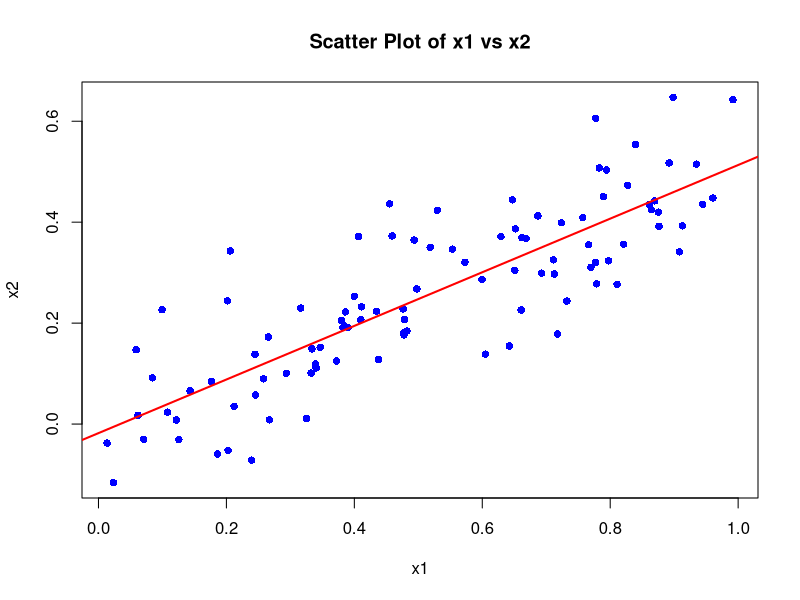

Recreate this plot in R.
# (a)
# 设置随机种子保证可重复性
set.seed(1)

# 生成自变量x1（均匀分布）
x1 <- runif(100)

# 生成自变量x2（x1的线性变换 + 小噪声）
x2 <- 0.5 * x1 + rnorm(100) / 10

# 生成因变量y（线性模型 + 噪声）
y <- 2 + 2 * x1 + 0.3 * x2 + rnorm(100) # nolint


# 线性模型的函数形式：
# $$ y = \beta_0 + \beta_1 x_1 + \beta_2 x_2 + \varepsilon $$
# 其中，真实回归系数为：$\beta_0=2$，$\beta_1=2$，$\beta_2=0.3$（由代码中y的构造逻辑直接确定）

# (b)
# 计算相关系数
cor_x1x2 <- cor(x1, x2)
cat("x1与x2的相关系数：", cor_x1x2, "\n")
cat("y的均值是", mean(y), "\n")

# 绘制散点图（辅助观察线性趋势）
plot(x1, x2,
    main = "Scatter Plot of x1 vs x2",
    xlab = "x1",
    ylab = "x2",
    pch = 16,
    col = "blue"
)
# 添加回归线（辅助观察线性趋势）
abline(lm(x2 ~ x1), col = "red", lwd = 2)

# (c)
# 拟合模型：y ~ x1 + x2
fit_c <- lm(y ~ x1 + x2)

# 输出回归结果摘要（含系数、显著性检验等）
print(summary(fit_c))


# 提取并打印系数（也可通过coef(fit_c)直接获取）
coef_c <- coef(fit_c)
cat("多元回归(c)估计系数：\n")
print(coef_c)

# (d)
# 拟合模型：y ~ x1
fit_d <- lm(y ~ x1)

# 输出回归结果摘要
print(summary(fit_d))

# (e)
# 拟合模型：y ~ x2
fit_e <- lm(y ~ x2)  

# 输出回归结果摘要
print(summary(fit_e))

# (g)
# 构造新观测（错误测量后的数据）
x1_new <- c(x1, 0.1)   # 原x1 + 错误测量值0.1
x2_new <- c(x2, 0.8)   # 原x2 + 错误测量值0.8
y_new <- c(y, 6)       # 原y + 错误测量值6  


# 重新拟合三个模型
fit_c_new <- lm(y_new ~ x1_new + x2_new)  # 多元回归
fit_d_new <- lm(y_new ~ x1_new)           # 仅x1
fit_e_new <- lm(y_new ~ x2_new)           # 仅x2  

# (g)
# --------------- 分析新观测的“离群点”与“高杠杆点”属性 ---------------
## 1. 离群点：学生化残差（rstudent）绝对值大（通常>2或3）  
rstudent_c_new <- rstudent(fit_c_new)  # 多元回归的学生化残差
rstudent_d_new <- rstudent(fit_d_new)  # 单变量x1的学生化残差
rstudent_e_new <- rstudent(fit_e_new)  # 单变量x2的学生化残差

## 2. 高杠杆点：杠杆值（hatvalues）远大于阈值（2p/n，p=2, n=101 → 2 * 2/101≈0.0396）  
hatvalues_c_new <- hatvalues(fit_c_new)  # 多元回归的杠杆值  


# 输出新观测（第101个数据点）的诊断结果
cat("\n===== 新观测对模型的影响分析 =====\n")
cat("(g)-1 多元回归(c) 新观测学生化残差：", rstudent_c_new[101], "\n")
cat("(g)-2 单变量x1(d) 新观测学生化残差：", rstudent_d_new[101], "\n")
cat("(g)-3 单变量x2(e) 新观测学生化残差：", rstudent_e_new[101], "\n")

cat("(g)-4 多元回归(c) 新观测杠杆值：", hatvalues_c_new[101], "\n")
cat("   高杠杆点阈值（2p/n）：", 2 * 2/101, "\n")


# 结合诊断结果解释：
# - 新观测y=6远高于原数据均值（原y均值≈3.15），学生化残差绝对值极大 → **离群点**；  
# - 新观测(x1=0.1, x2=0.8)在自变量空间中远离原数据分布 → 杠杆值远>阈值 → **高杠杆点**；  
# 因此，该观测**既是离群点，又是高杠杆点**，会严重扭曲回归系数估计。
